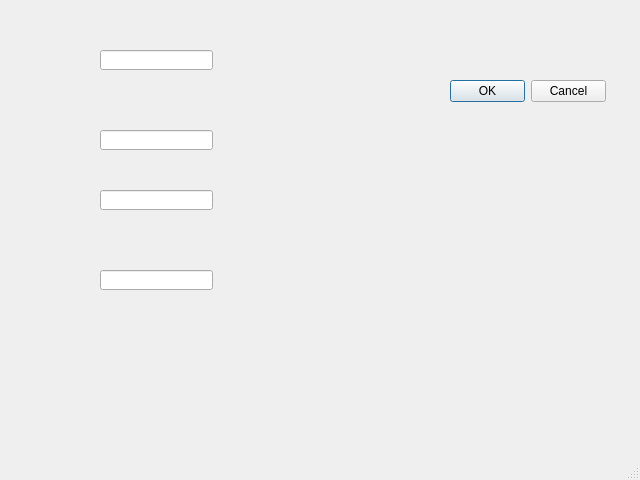
<?xml version="1.0" encoding="UTF-8"?>
<ui version="4.0">
 <class>newWodWnd</class>
 <widget class="QMainWindow" name="newWodWnd">
  <property name="geometry">
   <rect>
    <x>0</x>
    <y>0</y>
    <width>640</width>
    <height>480</height>
   </rect>
  </property>
  <property name="windowTitle">
   <string>MainWindow</string>
  </property>
  <widget class="QWidget" name="centralwidget">
   <widget class="QDialogButtonBox" name="buttonBox">
    <property name="geometry">
     <rect>
      <x>450</x>
      <y>80</y>
      <width>156</width>
      <height>23</height>
     </rect>
    </property>
    <property name="standardButtons">
     <set>QDialogButtonBox::Cancel|QDialogButtonBox::Ok</set>
    </property>
   </widget>
   <widget class="QLineEdit" name="lineEdit">
    <property name="geometry">
     <rect>
      <x>100</x>
      <y>50</y>
      <width>113</width>
      <height>20</height>
     </rect>
    </property>
   </widget>
   <widget class="QLineEdit" name="lineEdit_2">
    <property name="geometry">
     <rect>
      <x>100</x>
      <y>130</y>
      <width>113</width>
      <height>20</height>
     </rect>
    </property>
   </widget>
   <widget class="QLineEdit" name="lineEdit_3">
    <property name="geometry">
     <rect>
      <x>100</x>
      <y>190</y>
      <width>113</width>
      <height>20</height>
     </rect>
    </property>
   </widget>
   <widget class="QLineEdit" name="lineEdit_4">
    <property name="geometry">
     <rect>
      <x>100</x>
      <y>270</y>
      <width>113</width>
      <height>20</height>
     </rect>
    </property>
   </widget>
  </widget>
  <widget class="QMenuBar" name="menubar">
   <property name="geometry">
    <rect>
     <x>0</x>
     <y>0</y>
     <width>640</width>
     <height>21</height>
    </rect>
   </property>
  </widget>
  <widget class="QStatusBar" name="statusbar"/>
 </widget>
 <resources/>
 <connections/>
</ui>
